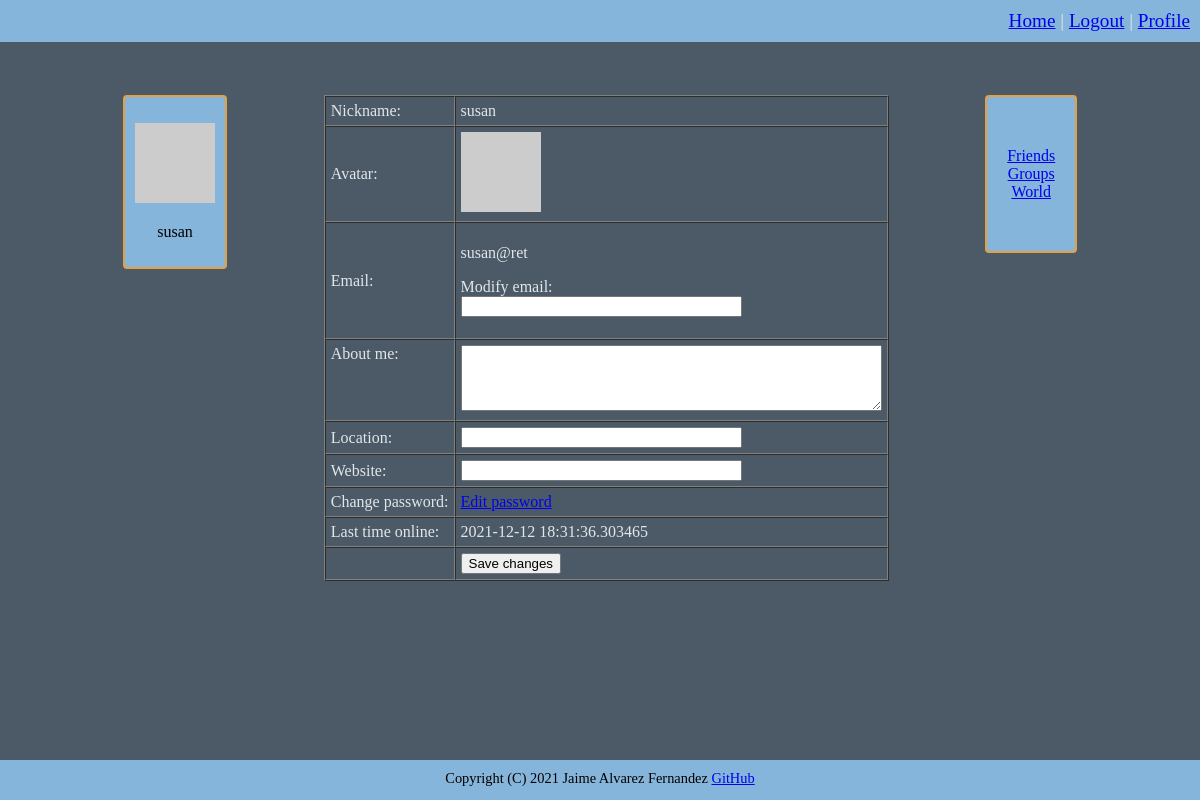
/profile (signed in), run on an earlier commit of the app's database.
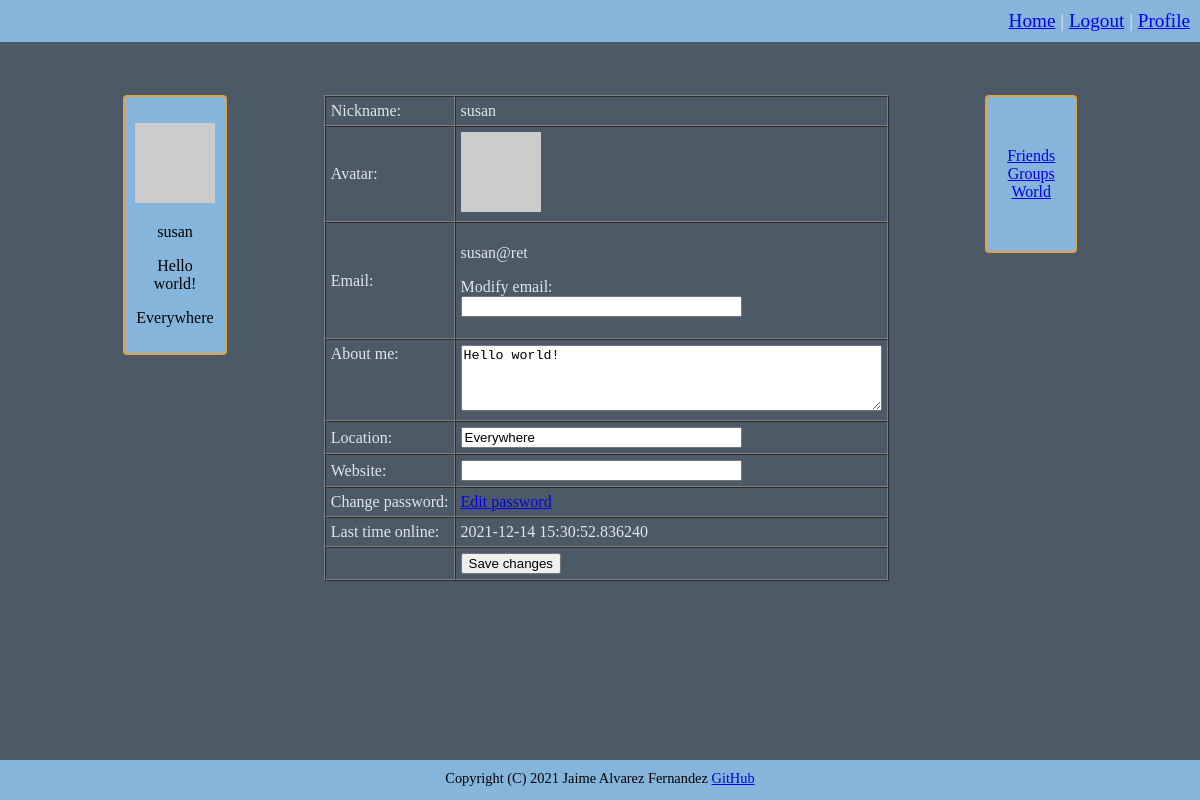
And on a later commit of the database.
### connect/models.py (models this page shows, shortened)
class User(UserMixin, db.Model):
    id = db.Column(db.Integer, primary_key=True)
    username = db.Column(db.String(64), index=True, unique=True)
    email = db.Column(db.String(120), index=True, unique=True)
    password = db.Column(db.String(128))
    about_me = db.Column(db.String(140))
    location = db.Column(db.String(64))
    website = db.Column(db.String(120))
    last_seen = db.Column(db.DateTime, default=datetime.datetime.utcnow)
    posts = db.relationship('Posts', backref='author', lazy='dynamic')
    friends = db.relationship('Friends', backref='anchor', lazy='dynamic')
    def avatar(self, size):
        digest = md5(self.email.lower().encode('utf-8')).hexdigest()
        return f'https://www.gravatar.com/avatar/{digest}?d=identicon&s={size}'

### connect/routing.py (the view)
@app.route('/profile', methods=['GET', 'POST'])
@flask_login.login_required
def profile():
    form = forms.EditProfileForm()
    if form.validate_on_submit():
        if form.user_email.data != '':
            flask_login.current_user.email = form.user_email.data
        flask_login.current_user.about_me = form.about_me.data
        flask_login.current_user.location = form.location.data
        flask_login.current_user.website = form.website.data
        db.session.commit()
        flask.flash('Your changes have been saved.')
        return flask.redirect(flask.url_for('profile'))
    elif flask.request.method == 'GET':
        form.user_email.data = ''
        form.about_me.data = flask_login.current_user.about_me
        form.website.data = flask_login.current_user.website
        form.location.data = flask_login.current_user.location
    return flask.render_template('profile.html', user=flask_login.current_user, form=form, title='Profile')

### connect/forms.py (shortened to what this page needs)
class EditProfileForm(FlaskForm):
    user_email = wtforms.StringField('Email', validators=[validators.Optional(),
                                                          validators.Regexp(r'^[a-zA-Z0-9_.]+@[a-zA-Z0-9_.]+$',
                                                                            message='Please enter a valid email')])
    about_me = wtforms.TextAreaField('About me', validators=[validators.Length(min=0, max=140)])
    submit = wtforms.SubmitField('Save changes')
    location = wtforms.StringField('Location', validators=[validators.Optional()])
    website = wtforms.StringField('Website', validators=[validators.Optional()])

### connect/models.py (called while the page is built)
@login.user_loader
def load_user(user_id):
    return User.query.get(int(user_id))

### connect/routing.py (called while the page is built)
@app.before_request
def before_request():
    if flask_login.current_user.is_authenticated:
        flask_login.current_user.last_seen = datetime.datetime.utcnow()
        db.session.commit()

### connect/templates/profile.html (shortened to what this page needs)
{% extends "general_template.html" %}
{% block content %}
<div id="profile">
        <form action="" method="post" novalidate>
            <table cellspacing="0" cellpadding="5" border="1">
                <tr>
                    <td>Nickname:</td>
                    <td>{{ user.username }}</td>
                </tr>
                <tr>
                    <td>Avatar:</td>
                    <td><img src="{{ user.avatar(80) }}"></td>
                </tr>
                <tr>
                    <td>{{ form.user_email.label }}:</td>
                    <td>
                        <p>
                            {{ user.email }}
                        </p>
                        <p>
                            Modify email:<br>
                            {{ form.user_email(size=32, autocomplete=off) }}<br>
                        </p>
                    </td>
                </tr>
                <tr>
                    <td valign="top">{{ form.about_me.label }}:</td>
                    <td>
                        {{ form.about_me(cols=50, rows=4) }}<br>
                    </td>
                </tr>
                <tr>
                    <td>
                        {{ form.location.label }}:
                    </td>
                    <td>
                        {{ form.location(size=32) }}<br>
                    </td>
                </tr>
                <tr>
                    <td>
                        {{ form.website.label }}:
                    </td>
                    <td>
                        {{ form.website(size=32) }}<br>
                    </td>
                </tr>
                <tr valign="top">
                    <td>Change password:</td>
                    <td>
                         <a href="{{url_for('change_password')}}">Edit password</a>
                    </td>
                </tr>
                <tr>
                    <td>Last time online:</td>
                    <td>{% if user.last_seen %}{{ user.last_seen }}{% endif %}</td>
                </tr>
                <tr>
                    <td></td>
                    <td>{{ form.submit() }}</td>
                </tr>
            </table>
        </form>
    </div>
{% endblock %}

### connect/templates/_profile.html (shortened to what this page needs)
<p>
    <img src="{{ current_user.avatar(128) }}">
</p>
<p>
    {{ current_user.username }}
</p>
<p>
    {% if current_user.about_me is not none %}
    {{ current_user.about_me }}
    {% endif %}
</p>
<p>
    {% if current_user.location is not none %}
    {{ current_user.location }}
    {% endif %}
</p>

What changed in the data, as far as the page shows it:
changed User "susan": about_me (not shown) → "Hello world!"; location (not shown) → "Everywhere"; last_seen "2021-12-12 18:31:36.303465" → "2021-12-14 15:30:52.836240"
